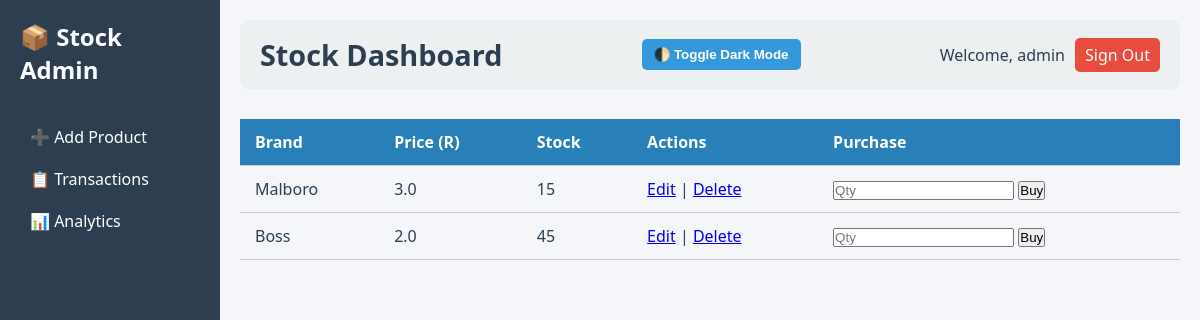
The page / (signed in) on the database its author committed.
### tables this page shows
CREATE TABLE products (
                    id INTEGER PRIMARY KEY AUTOINCREMENT,
                    name TEXT NOT NULL,
                    price REAL,
                    stock INTEGER
                );

### app.py (the view)
@app.route('/')
def dashboard():
    conn = sqlite3.connect('database.db')
    products = conn.execute("SELECT * FROM products").fetchall()
    conn.close()
    return render_template('dashboard.html', products=products)

### templates/dashboard.html (shortened to what this page needs)
<!DOCTYPE html>
<html lang="en">
<head>
  <link rel="stylesheet" href="{{ url_for('static', filename='Dashboard.css') }}">
</head>
<body>
  <div class="dashboard-container">
    <aside class="sidebar">
      <h2>📦 Stock Admin</h2>
      <nav>
        <a href="{{ url_for('add_product') }}">➕ Add Product</a>
        <a href="{{ url_for('transactions') }}">📋 Transactions</a>
        <a href="{{ url_for('analytics') }}">📊 Analytics</a>
      </nav>
    </aside>
    <main class="main-content">
      <header class="dashboard-header">
        <h1>Stock Dashboard</h1>
        <div class="header-actions">
          <button id="toggle-dark">🌓 Toggle Dark Mode</button>
        </div>
        <div class="right-user-info">
          {% if session.user %}
            <span>Welcome, {{ session.user }}</span>
            <a href="{{ url_for('logout') }}" class="logout-btn">Sign Out</a>
          {% else %}
            <a href="{{ url_for('login') }}" class="login-btn">Login</a>
          {% endif %}
        </div>
      </header>
      <div class="table-wrapper">
        <table>
          <thead>
            <tr>
              <th>Brand</th>
              <th>Price (R)</th>
              <th>Stock</th>
              <th>Actions</th>
              <th>Purchase</th>
            </tr>
          </thead>
          <tbody>
            {% for product in products %}
              <tr>
                <td>{{ product[1] }}</td>
                <td>{{ product[2] }}</td>
                <td>{{ product[3] }}</td>
                <td>
                  <a href="{{ url_for('edit_product', id=product[0]) }}">Edit</a> |
                  <a href="{{ url_for('delete_product', id=product[0]) }}" onclick="return confirm('Are you sure you want to delete this product?');">Delete</a>
                </td>
                <td>
                  <form method="POST" action="{{ url_for('purchase', id=product[0]) }}">
                    <input type="number" name="quantity" min="1" placeholder="Qty" required>
                    <button type="submit">Buy</button>
                  </form>
                </td>
              </tr>
            {% endfor %}
          </tbody>
        </table>
      </div>
    </main>
  </div>
</body>
</html>

### static/Dashboard.css (style rules this page uses)
* { margin: 0; padding: 0; box-sizing: border-box; }
body { font-family: 'Segoe UI', sans-serif; background-color: #f4f6f9; color: #2c3e50; transition: background-color 0.3s, color 0.3s; }
.dashboard-container { display: flex; height: 100vh; }
.sidebar { background-color: #2c3e50; color: white; padding: 20px; width: 220px; display: flex; flex-direction: column; gap: 20px; }
.sidebar h2 { font-size: 1.5rem; margin-bottom: 10px; }
.sidebar nav a { color: white; text-decoration: none; padding: 10px; display: block; border-radius: 5px; transition: background 0.3s; }
.main-content { flex: 1; padding: 20px; overflow-y: auto; }
.dashboard-header { display: flex; justify-content: space-between; align-items: center; background-color: #ecf0f1; padding: 15px 20px; border-radius: 8px; margin-bottom: 20px; }
.dashboard-header h1 { font-size: 1.8rem; }
.header-actions button { padding: 8px 12px; border: none; background-color: #3498db; color: white; font-weight: bold; border-radius: 5px; cursor: pointer; }
.right-user-info { display: flex; align-items: center; gap: 10px; }
.logout-btn { padding: 6px 10px; background: #e74c3c; color: white; border-radius: 5px; text-decoration: none; }
.table-wrapper { overflow-x: auto; }
table { width: 100%; border-collapse: collapse; margin-top: 10px; }
th, td { padding: 12px 15px; text-align: left; border-bottom: 1px solid #ccc; }
th { background-color: #2980b9; color: white; }

### rows shown on the page
products: name "Malboro", price "3.0", stock "15"
products: name "Boss", price "2.0", stock "45"

### other values the page prints
{{ session.user }} "admin"
